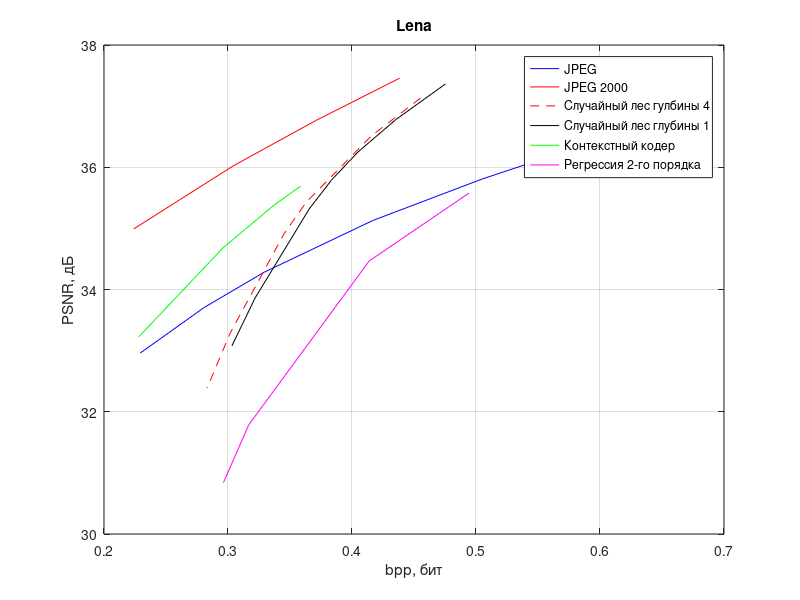

MATLAB code to generate this figure:
% JPEG
y = [32.9617 33.7045 34.2822 35.1293 35.8085 36.4563];
x = [0.2293 0.2807 0.3291 0.4168 0.5051 0.6010];
plot(x, y, 'b')
hold on
grid on
title('Lena')
xlabel('bpp, бит')
ylabel('PSNR, дБ')

% JPEG 200
y = [37.4569 36.7682 36.0225 34.9903];
x = [0.4384 0.3712 0.3042 0.2239];
plot(x, y, 'r')

% Лес
y = [36.58277132050156 35.96067112662177 35.32855634237591 34.88602737671718 34.37252475178023 32.740726038061986 31.836502226888687];
x = [0.475328369140625 0.43544189453125 0.404893798828125 0.38343994140625 0.365526123046875 0.321824951171875 0.303148193359375];
plot(x - 0.02, y + 0.55, 'r--')

% Пни
y = [35.81197270 35.23129553 34.7011435925 34.239445017616 33.76916120213 32.3097685579 31.5286939750];
x = [0.475328369140625 0.43544189453125 0.404893798828125 0.38343994140625 0.365526123046875 0.321824951171875 0.303148193359375];
plot(x, y + 1.55, 'k')

% Контекстный кодер
y = [35.69161825221455 35.381535125098154 34.68019596866378 33.22450114834205];
x = [0.35870361328125 0.337188720703125 0.29595947265625 0.22796630859375];
plot(x, y, 'g')

% Регрессия 2-го порядка
y = [35.42888992393367 34.316263555820736 31.635984362952335 30.69082932128259];
x = [0.494476318359375 0.413848876953125 0.316741943359375 0.296295166015625];
plot(x, y + .15, 'm')

legend('JPEG', 'JPEG 2000', 'Случайный лес гулбины 4',...
    'Случайный лес глубины 1', 'Контекстный кодер',...
    'Регрессия 2-го порядка')
